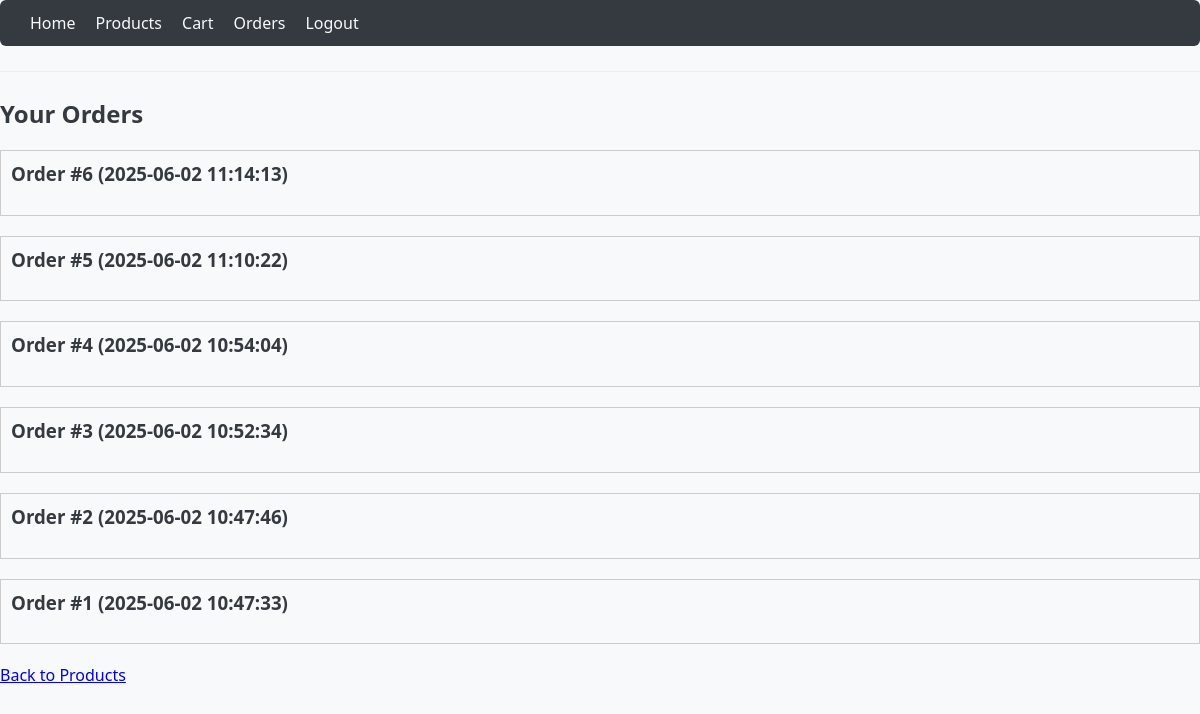
The page /orders (signed in) on the database as committed earlier.
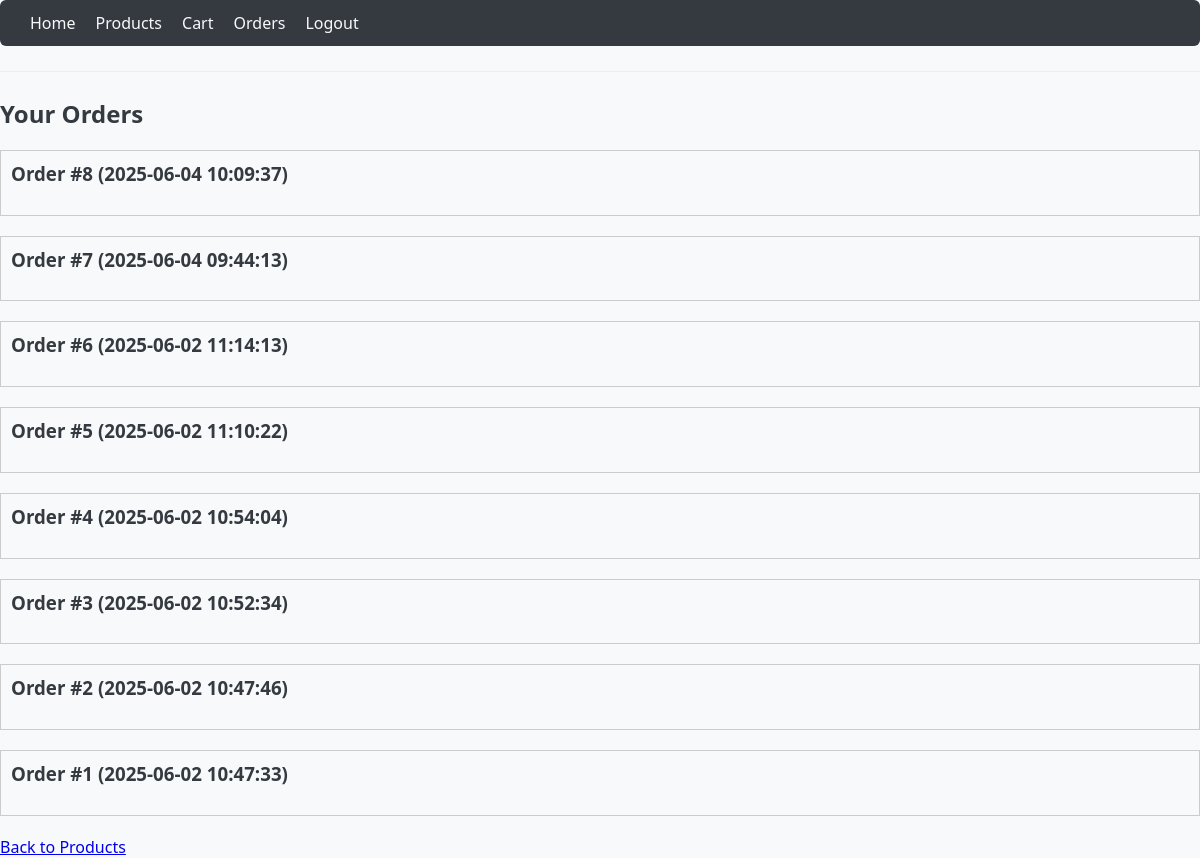
The same page on the database as committed later.
### tables this page shows
CREATE TABLE orders (
    id INTEGER PRIMARY KEY AUTOINCREMENT,
    user_id INTEGER NOT NULL,
    order_date TEXT NOT NULL,
    FOREIGN KEY(user_id) REFERENCES users(id)
);

### app.py (the view)
@app.route("/orders")
def orders():
    if 'user_id' not in session:
        return redirect(url_for('login'))
    conn = get_db_connection()
    orders = conn.execute("SELECT * FROM orders WHERE user_id=? ORDER BY order_date DESC", (session['user_id'],)).fetchall()
    order_list = []
    for order in orders:
        items = conn.execute('''
            SELECT products.name, order_items.quantity, products.cost
            FROM order_items
            JOIN products ON order_items.product_id = products.id
            WHERE order_items.order_id=?
        ''', (order['id'],)).fetchall()
        order_list.append({'id': order['id'], 'date': order['order_date'], 'items': items})
    conn.close()
    return render_template('orders.html', orders=order_list)

### app.py (called while the page is built)
def get_db_connection():
    conn = sqlite3.connect(DB_PATH)
    conn.row_factory = sqlite3.Row
    return conn

### templates/orders.html (shortened to what this page needs)
{% extends 'layout.html' %}
{% block content %}
<h2>Your Orders</h2>
{% if orders and orders|length > 0 %}
  {% for order in orders %}
    <div style="border:1px solid #ccc; margin-bottom:20px; padding:10px;">
      <h3>Order #{{ order.id }} ({{ order.date }})</h3>
    </div>
  {% endfor %}
{% else %}
  <p>You have no orders yet.</p>
{% endif %}
<a href="{{ url_for('products') }}">Back to Products</a>
{% endblock %}

### templates/layout.html (shortened to what this page needs)
<!DOCTYPE html>
<html lang="en">
<head>
  <link rel="stylesheet" href="{{ url_for('static', filename='style.css') }}">
</head>
<body>
  <nav>
    <a href="{{ url_for('home') }}">Home</a>
    {% if 'username' in session %}
      <a href="{{ url_for('products') }}">Products</a>
      <a href="{{ url_for('cart') }}">Cart</a>
      <a href="{{ url_for('orders') }}">Orders</a>
      <a href="{{ url_for('logout') }}">Logout</a>
    {% else %}
      <a href="{{ url_for('login') }}">Login</a>
      <a href="{{ url_for('signup') }}">Sign Up</a>
    {% endif %}
  </nav>
  <hr>
  {% block content %}{% endblock %}
</body>
</html>

### static/style.css (style rules this page uses)
body { font-family: 'Segoe UI', Arial, sans-serif; background: #f8f9fa; margin: 0; color: #222; }
nav { margin-bottom: 24px; background: #343a40; padding: 12px 30px; border-radius: 6px; display: flex; gap: 20px; }
nav a { color: #f8f9fa; text-decoration: none; font-weight: 500; transition: color 0.15s; }
h1, h2, h3 { color: #343a40; margin-top: 0; }
hr { border: none; border-top: 1px solid #eee; margin: 25px 0; }

Rows that differ between the two databases and show on the page:
added orders: id "8", date "2025-06-04 10:09:37"
added orders: id "7", date "2025-06-04 09:44:13"
